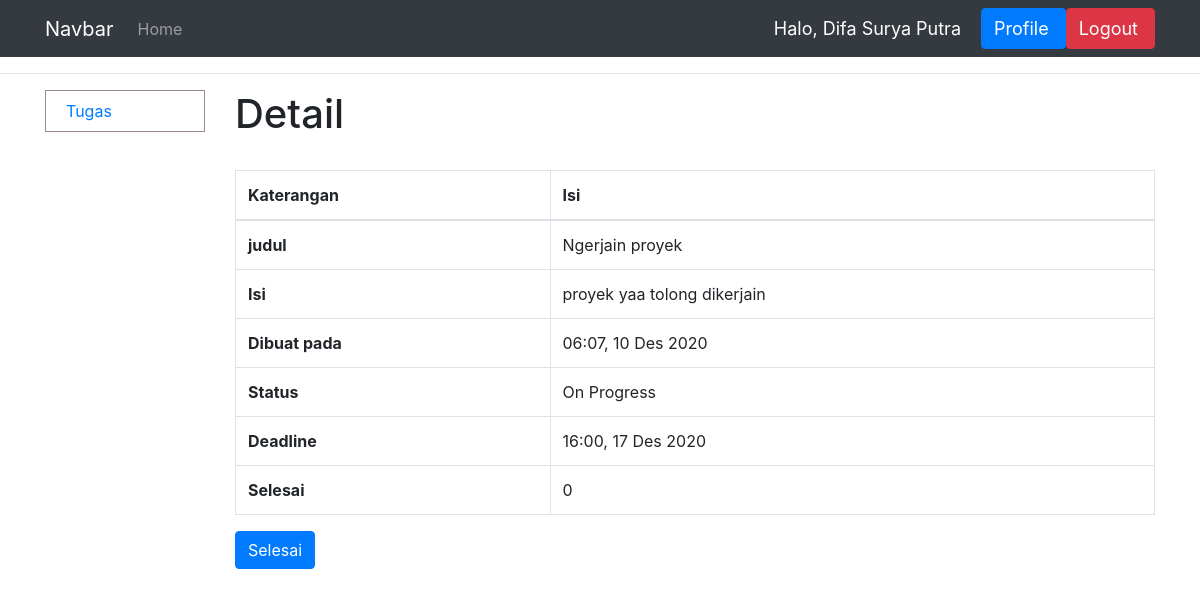
The page /lihat_tugas/22/ (signed in) on the database as committed earlier.
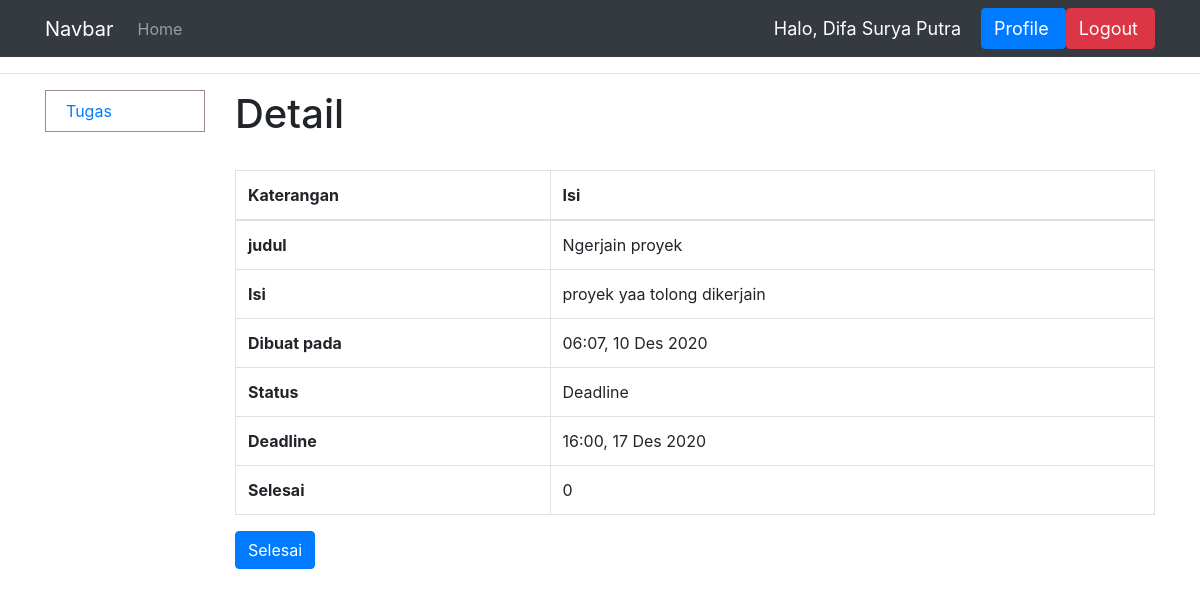
The same page on the database as committed later.
### dashboard/models.py (models this page shows, shortened)
class Tugas(models.Model):
    STATUS = (
        ('Tuntas', 'Tuntas'),
        ('Hold', 'Hold'),
        ('Stuck', 'Stuck'),
        ('On Progress', 'On Progress'),
        ('Selesai', 'Selesai'),
        ('Deadline', 'Deadline'),
    )
    JENIS = (
        ('Rutin', 'Rutin'),
        ('Proyek', 'Proyek')
    )
    pemilik_tugas = models.ForeignKey(User, on_delete=models.CASCADE)
    judul = models.CharField(max_length=100)
    isi = models.CharField(max_length=255)
    dibuat_pada = models.DateTimeField('Dibuat pada')
    status = models.CharField(max_length=100, choices=STATUS)
    jenis = models.CharField(max_length=100, choices=JENIS, null=True)
    deadline = models.DateTimeField('Deadline', null=True)
    kuantitas = models.IntegerField(null=True)
    selesai = models.IntegerField(null=True)
    selesai_pada = models.DateTimeField('Selesai pada', null=True)
    acc = models.IntegerField(null=True)
    def progressnya(self):
        return str(self.selesai) + "/" + str(self.kuantitas)
    def formatwaktu(self, propertinya):
        nama_bulan = {
            1: "Jan",
            2: "Feb",
            3: "Mar",
            4: "Apr",
            5: "Mei",
            6: "Jun",
            7: "Jul",
            8: "Agus",
            9: "Sep",
            10: "Okt",
            11: "Nov",
            12: "Des"
        }
        utc_datetime = propertinya
        local_timezone = pytz.timezone("Asia/Jakarta")
        local_datetime = utc_datetime.replace(tzinfo=pytz.utc)
        propertinya = local_datetime.astimezone(local_timezone)
        hari = str(propertinya.day)
        bulan = nama_bulan[propertinya.month]
        tahun = str(propertinya.year)
        jam = str(propertinya.hour)
        if len(jam) < 2:
            jam = "0" + jam
        menit = str(propertinya.minute)
        if len(menit) < 2:
            menit = "0" + menit
        return jam + ":" + menit + ", " + hari + " " + bulan + " " + tahun

### dashboard/views.py (the view, shortened to what this page needs)
# urls.py: path('lihat_tugas/<int:tugas_id>/', views.detail_tugas, name='detail_tugas'),
@login_required(login_url='login')
def detail_tugas(request, tugas_id):
    if apamanager(request.user):
        return redirect('manager')
    nama = request.user.first_name
    context = detailtugas(tugas_id)
    context['nama'] = nama
    if request.user.last_name == 'Human Resource':
        context['data_kar'] = True
    return render(request, 'dashboard/detail_tugas.html', context)

### dashboard/logic.py (called while the page is built)
def apamanager(user):
    return user.groups.filter(name='Manager').exists()

### dashboard/templates/dashboard/detail_tugas.html (shortened to what this page needs)
{% extends 'dashboard/main.html' %}
{% block content %}
<hr>
<div class="container">
    <div class="row">
        {% include 'dashboard/sidebarstaff.html' %}
        <div class="col">
            <h1>Detail</h1>
            <br>
            <table class="table table-bordered">
                <thead>
                    <tr>
                        <th scope="col">Katerangan</th>
                        <th scope="col">Isi</th>
                    </tr>
                </thead>
                <tbody>
                    <tr>
                        <th scope="row">judul</th>
                        <td>{{judul}}</td>
                    </tr>
                    <tr>
                        <th scope="row">Isi</th>
                        <td>{{isi}}</td>
                    </tr>
                    <tr>
                        <th scope="row">Dibuat pada</th>
                        <td>{{dibuat_pada}}</td>
                    </tr>
                    <tr>
                        <th scope="row">Status</th>
                        <td>{{status}}</td>
                    </tr>
                    <tr>
                        <th scope="row">Deadline</th>
                        <td>{{deadline}}</td>
                    </tr>
                    <tr>
                        <th scope="row">Selesai</th>
                        <td>{{selesai}}</td>
                    </tr>
                </tbody>
            </table>
            <form action="" method="POST">
                <button type="submit" class="btn btn-primary">Selesai</button>
            </form>
        </div>
    </div>
</div>
{% endblock %}

Rows that differ between the two databases and show on the page:
changed Tugas "Ngerjain proyek": status "On Progress" → "Deadline"
